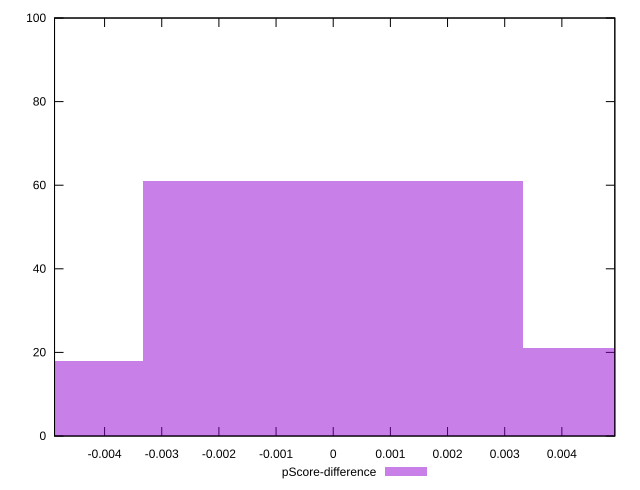

Reproduce this figure in gnuplot.
reset

$pScoreDifference <<EOF
-0.006649298060315991 18
0 61
0.006649298060315991 21
EOF

set key outside below
set boxwidth 0.006649298060315991
set xrange [-0.004875596733787985:0.004926526913941756]
set yrange [0:100]
set trange [0:100]
set style fill transparent solid 0.5 noborder
set terminal svg size 640, 490 enhanced background rgb 'white'
set output "report/report_00029_2021-02-24T13-36-40.390Z/total-blocking-time/samples/music/pScore-difference/histogram.svg"

plot $pScoreDifference title "pScore-difference" with boxes

reset
